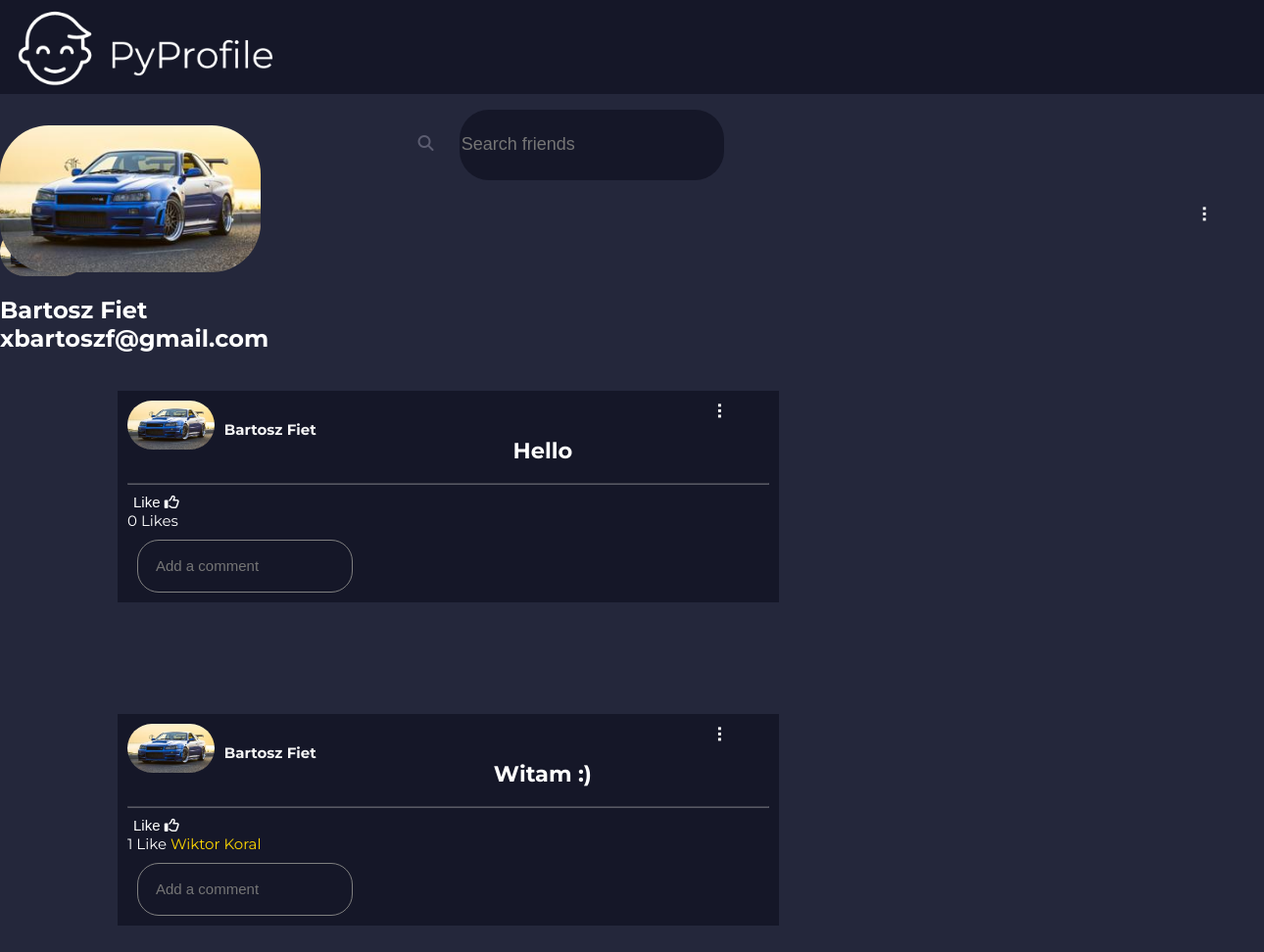
Page /profile/1 (signed in) on the earlier database version.
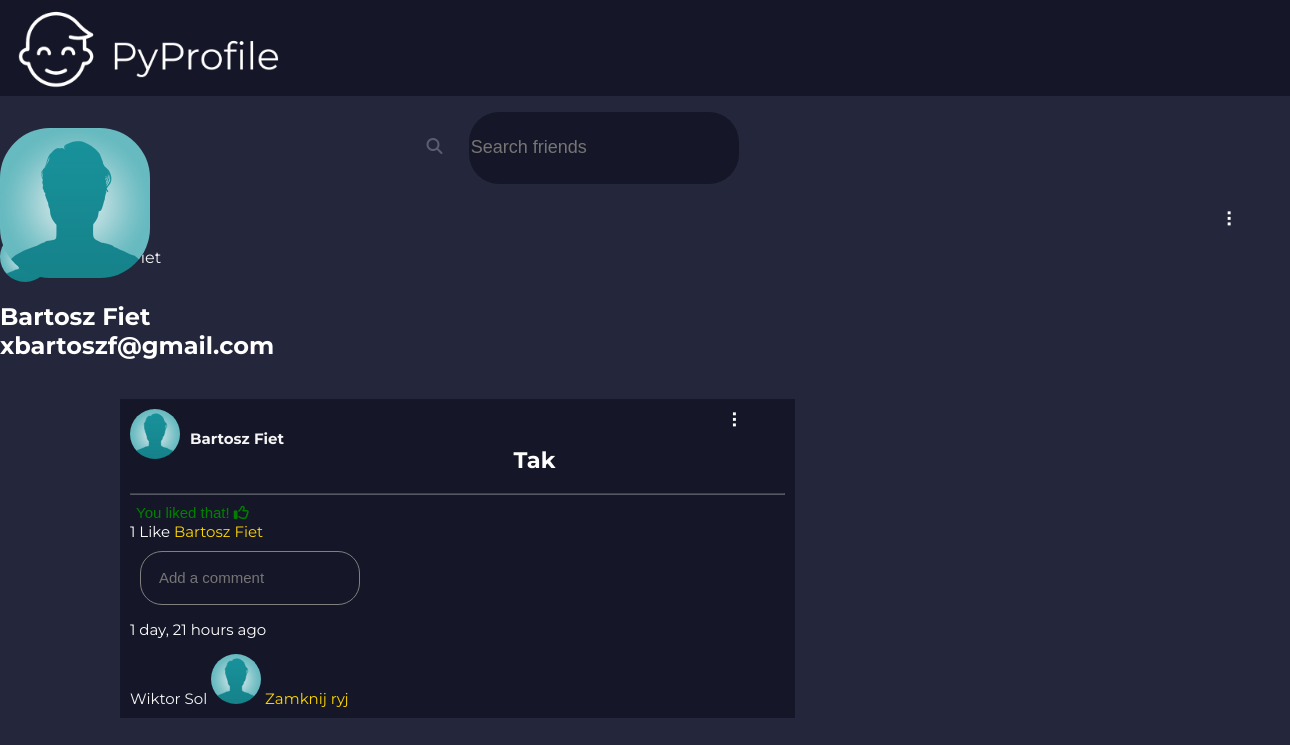
Same page on the later database version.
### users/models.py (models this page shows, shortened)
class Profile(models.Model):
    user = models.OneToOneField(MyUser, null=True, on_delete=models.CASCADE)
    first_name = models.CharField(max_length=45)
    last_name = models.CharField(max_length=60)
    profile_picture = models.ImageField(default='profile_pics/Default.jpg', upload_to='profile_pics')

### website/models.py (models this page shows, shortened)
class MyUser(AbstractBaseUser, PermissionsMixin):
    email = models.EmailField(db_index=True, unique=True, max_length=254)
    first_name = models.CharField(max_length=240)
    last_name = models.CharField(max_length=240)
    mobile = models.CharField(max_length=50)
    friends = models.ManyToManyField('self', blank=True)
    is_staff = models.BooleanField(default=True)
    is_active = models.BooleanField(default=True)
    is_superuser = models.BooleanField(default=False)
    objects= CustomUserManager()
    USERNAME_FIELD = 'email'
    REQUIRED_FIELDS = ['first_name', 'last_name', 'mobile']

class Post(models.Model):
    author = models.ForeignKey(MyUser, on_delete=models.CASCADE)
    post_content = models.TextField(blank=False, null=False)
    post_date = models.DateTimeField(auto_now_add=True)
    likes = models.ManyToManyField(MyUser, related_name='post_likes', blank=True)

class Reply_for_post(models.Model):
    post = models.ForeignKey(Post, related_name='comments', on_delete=models.CASCADE)
    reply_author = models.ForeignKey(MyUser, on_delete=models.CASCADE)
    reply_content = models.TextField(blank=False, null=False)
    reply_date = models.DateTimeField(auto_now_add=True)

### users/views.py (the view)
# urls.py: path('profile/<int:user_id>', users_profile, name='profile'),
@login_required(login_url='login')
def users_profile(request, user_id):
    get_id = request.POST.get("post_id")
    profiles = Profile.objects.get(id=user_id)
    user_posts = Post.objects.filter(author=profiles.user).order_by('-post_date')
    form_reply = ReplyForm(request.POST or None)
    is_friend = False
    if request.user.friends.filter(email = profiles.user.email).exists():
        is_friend = True
    Friend_request_show = Friend_Request.objects.filter(from_user=request.user, to_user=user_id)
    Friend_Request_exists = False
    if Friend_request_show.exists():
        Friend_Request_exists = True
    if request.method == 'POST':
      if form_reply.is_valid():
          form_reply.instance.reply_author = MyUser.objects.get(id=request.user.id)
          form_reply.instance.post = Post.objects.get(id=get_id)
          form_reply.save()
          return HttpResponseRedirect(request.path_info)
    context = {'user_posts' : user_posts, 'profiles' : profiles, 'Friend_Request_exists' : Friend_Request_exists,
               'Friend_request_show' : Friend_request_show, 'is_friend' : is_friend}
    return render(request, 'users/profile.html', context)

### users/templates/users/profile.html (shortened to what this page needs)
{% extends 'website/base.html' %}
{% block title%}
{% include 'website/navbar.html' %}
{% endblock title %}
{% block content %}
<br>
    <span style="font-family: Montserrat; color:white;">
        <img src="{{profiles.profile_picture.url}}" class="mediun_profile_picture">
        <h2>
        {{profiles.first_name}}
        {{profiles.last_name}}<br>
        {{profiles.user.email}}
            <br>
        </h2>
    </span>
<br>
    {% for post in user_posts %}
    <div class="post">
        <div id="post-author">
        <img style='float: left;' class='small_profile_picture' src="{{ post.author.profile.profile_picture.url }}">
        <span style="float:left;">
            <a href="{% url 'profile' post.author.id %}">
                <h4 style="padding-left: 10px;"> {{ post.author.first_name }}  {{ post.author.last_name }} </h4>
            </a>
        </span>
        </div>
    <div class="dropdown-container" tabindex="-1">
        <div class="three-dots"></div>
    </div>
        <br>
        <div class="post-text">
            <span style="text-align: center;"><h2>{{ post.post_content }}</h2></span>
            <hr style="opacity:30%;">
            <form action="{% url 'like_post' post.id %}" method="post">
            {% if user not in post.likes.all%}
                <button type="submit" class="like-btn-without-bg" name="post_id_like" value="{{post.id}}" style="color: white">Like <i class="fa-regular fa-thumbs-up" style="color:white;"></i></button>
            {%else%}
                <button type="submit" class="like-btn-without-bg" name="post_id_like" value="{{post.id}}" style="color: Green;">You liked that! <i class="fa-regular fa-thumbs-up" style="color:Green;"></i></button>
            {%endif%}
            </form>
            {% if post.likes.all.count == 1 %}
                {{post.likes.all.count}} Like
            {% else %}
                {{post.likes.all.count}} Likes
            {% endif %}
            {% for likes in post.likes.all %}
            <a href="{% url 'profile' likes.id %}" style="color: gold">
                    {{likes.first_name}}
                    {{likes.last_name}}
                </a>
            {% endfor %}
        </div>
        <form method="post">
            <input  type="text" name="reply_content"  class="my-reply-content-class" placeholder="Add a comment">
        </form>
        {% for replies in post.comments.all %}
            <p>{{replies.reply_date|timesince}} ago</p>
                <a href="{% url 'profile' replies.reply_author.id %}">
                    {{replies.reply_author.first_name}}
                    {{replies.reply_author.last_name}}
                    <img class='small_profile_picture' src="{{ replies.reply_author.profile.profile_picture.url }}">
                </a>
            <span style="color:gold;">{{replies.reply_content}}</span>
        {% endfor %}
    </div>
    <br><br><br>
<br><br><br>
    {% endfor %}
{% endblock content %}

### website/templates/website/base.html (shortened to what this page needs)
{% load static %}
<!DOCTYPE html>
<html lang="en">
<head>
    {% block title  %}{% endblock title%}
    <link rel="stylesheet" type="text/css" href="{% static 'style.css'%}">
    <link rel="stylesheet" href="https://cdnjs.cloudflare.com/ajax/libs/font-awesome/6.1.1/css/all.min.css">
</head>
<body>
{% block content %}
{% endblock %}
</body>
</html>

### website/templates/website/navbar.html (shortened to what this page needs)
{% load static %}
<head>
</head>
<div class="navbar">
<a href="{% url 'index' %}"><img src="{% static 'PyProfile.png' %}" style='width:300px; height:auto; float:left; padding-top: 5px;' alt="logo"></a>
    <form class="form-search" method="post" action="{% url 'search_users' %}">
        <div id="search-friends">
        <i class="fa fa-search" aria-hidden="true" style="color: #5c5d71; float:left; padding: 5.5%;"></i>
            <input type="search" class="input-search-friends" placeholder="Search friends" name="search">
        </div>
    </form>
        <span style="padding: 2.5em 0 0 1em; float:left;">
            <a href="{% url 'profile' user.id %}">{{user.first_name}} {{user.last_name}}</a>
        </span>
<br><br>
            <div class="dropdown-container" tabindex="-1">
                <div class="three-dots"></div>
            </div>
</div>

### website/static/style.css (style rules this page uses)
:root { --bg-color: #151728; --font: 'Montserrat', sans-serif; --font-color: #5c5d71; --bg-behind: #ccc8db; }
html { font-family: var(--font); color: white; }
body { color: white; padding:0px; margin:0px; height:100%; background-repeat: no-repeat; background-attachment: fixed; background-color: #24273b; }
.like-btn-without-bg { background-color: Transparent; background-repeat:no-repeat; border: none; color:white; cursor:pointer; font-size: 15px; }
input[type=password], input[type=text], input[type=text].my-firstname-class, input[type=text].my-mobile-class, input[type=text].my-lastname-class, input[type=email] { border:none; outline:none; display:inline-block; height:54px; vertical-align:middle; position:relative; border-radius:22px; width:220px; box-sizing:border-box; margin-left:10px; padding:0 18px; color:whitesmoke; background-color: var(--bg-color); margin-top:10px; font-size:15px; }
.small_profile_picture { height: 50px; width: auto; border-radius: 50px; }
.mediun_profile_picture { height: 150px; width: auto; border-radius: 50px; }
.navbar { background-color: var(--bg-color); height: 6em; width: 100%; float:left; margin-bottom: 2em; padding-top:0px; margin-top:0px; }
.input-search-friends { float:left; background-color: var(--bg-color); color: whitesmoke; width:15em; height:4em; font-size: 18px; border: none; border-radius: 30px; outline: none; }
input[type=text].my-reply-content-class { border:solid 1px gray; outline:none; display:inline-block; height:54px; vertical-align:middle; position:relative; border-radius:22px; width:220px; box-sizing:border-box; margin-left:10px; padding:0 18px; color:whitesmoke; background-color: var(--bg-color); margin-top:10px; font-size:15px; }
#search-friends { float:left; width: 30em; height: 6em; padding: 1em 25em 0em 25em; }
a:link, a:visited, a:hover { text-decoration: none; color: whitesmoke; }
.post { background-color: var(--bg-color); color:white; padding:10px; width: 45em; height:auto; margin: 0em 8em 0em 8em; font-size: 15px; box-sizing: border-box; }
.post-text { box-sizing: border-box; }
#post-author { float:left; box-sizing: border-box; }
.three-dots:after { cursor: pointer; color: white; content: '\2807'; font-size: 20px; padding: 0 5px; box-sizing: border-box; }
a { text-decoration: none; color: white; }
.dropdown-container { float:right; }

Differences in the rows shown:
removed Post: author.profile.profile_picture (picture), author.first_name "Bartosz", author.last_name "Fiet", post_content "Hello", likes.all.count "0"
removed Post: author.profile.profile_picture (picture), author.first_name "Bartosz", author.last_name "Fiet", post_content "Witam :)", likes.all.count "1"
removed MyUser: first_name "Wiktor", last_name "Koral", shown under "Bartosz"
now on this page (row edited): MyUser: last_name "Fiet", first_name "Bartosz"
changed Profile "Bartosz": profile_picture: picture removed, a placeholder shows
added Post: author.profile.profile_picture (placeholder picture), author.first_name "Bartosz", author.last_name "Fiet", post_content "Tak", likes.all.count "1"
added Reply_for_post: reply_date "1 day, 21 hours", reply_author.first_name "Wiktor", reply_author.last_name "Sol", reply_author.profile.profile_picture (placeholder picture), reply_content "Zamknij ryj"
